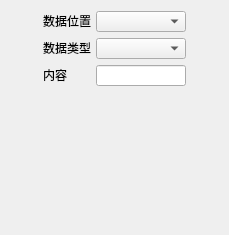
<?xml version="1.0" encoding="UTF-8"?>
<ui version="4.0">
 <class>Form</class>
 <widget class="QWidget" name="Form">
  <property name="geometry">
   <rect>
    <x>0</x>
    <y>0</y>
    <width>229</width>
    <height>235</height>
   </rect>
  </property>
  <property name="windowTitle">
   <string>Form</string>
  </property>
  <layout class="QVBoxLayout" name="verticalLayout">
   <item alignment="Qt::AlignHCenter">
    <widget class="QWidget" name="widget_11" native="true">
     <property name="sizePolicy">
      <sizepolicy hsizetype="Fixed" vsizetype="Fixed">
       <horstretch>0</horstretch>
       <verstretch>0</verstretch>
      </sizepolicy>
     </property>
     <property name="minimumSize">
      <size>
       <width>0</width>
       <height>21</height>
      </size>
     </property>
     <property name="maximumSize">
      <size>
       <width>16777215</width>
       <height>21</height>
      </size>
     </property>
     <layout class="QHBoxLayout" name="horizontalLayout_2">
      <property name="spacing">
       <number>3</number>
      </property>
      <property name="leftMargin">
       <number>0</number>
      </property>
      <property name="topMargin">
       <number>0</number>
      </property>
      <property name="rightMargin">
       <number>0</number>
      </property>
      <property name="bottomMargin">
       <number>0</number>
      </property>
      <item>
       <widget class="QLabel" name="label_serier_port_2">
        <property name="sizePolicy">
         <sizepolicy hsizetype="Fixed" vsizetype="Fixed">
          <horstretch>0</horstretch>
          <verstretch>0</verstretch>
         </sizepolicy>
        </property>
        <property name="minimumSize">
         <size>
          <width>50</width>
          <height>0</height>
         </size>
        </property>
        <property name="maximumSize">
         <size>
          <width>50</width>
          <height>16777215</height>
         </size>
        </property>
        <property name="text">
         <string>数据位置</string>
        </property>
       </widget>
      </item>
      <item>
       <widget class="ComboBox_IV" name="comboBox_data_pos">
        <property name="sizePolicy">
         <sizepolicy hsizetype="Fixed" vsizetype="Fixed">
          <horstretch>0</horstretch>
          <verstretch>0</verstretch>
         </sizepolicy>
        </property>
        <property name="minimumSize">
         <size>
          <width>90</width>
          <height>0</height>
         </size>
        </property>
        <property name="maximumSize">
         <size>
          <width>90</width>
          <height>16777215</height>
         </size>
        </property>
       </widget>
      </item>
     </layout>
    </widget>
   </item>
   <item alignment="Qt::AlignHCenter">
    <widget class="QWidget" name="widget_12" native="true">
     <property name="sizePolicy">
      <sizepolicy hsizetype="Fixed" vsizetype="Fixed">
       <horstretch>0</horstretch>
       <verstretch>0</verstretch>
      </sizepolicy>
     </property>
     <property name="minimumSize">
      <size>
       <width>0</width>
       <height>21</height>
      </size>
     </property>
     <property name="maximumSize">
      <size>
       <width>16777215</width>
       <height>21</height>
      </size>
     </property>
     <layout class="QHBoxLayout" name="horizontalLayout_18">
      <property name="spacing">
       <number>3</number>
      </property>
      <property name="leftMargin">
       <number>0</number>
      </property>
      <property name="topMargin">
       <number>0</number>
      </property>
      <property name="rightMargin">
       <number>0</number>
      </property>
      <property name="bottomMargin">
       <number>0</number>
      </property>
      <item>
       <widget class="QLabel" name="label_serier_baudrate_2">
        <property name="sizePolicy">
         <sizepolicy hsizetype="Fixed" vsizetype="Fixed">
          <horstretch>0</horstretch>
          <verstretch>0</verstretch>
         </sizepolicy>
        </property>
        <property name="minimumSize">
         <size>
          <width>50</width>
          <height>0</height>
         </size>
        </property>
        <property name="maximumSize">
         <size>
          <width>50</width>
          <height>16777215</height>
         </size>
        </property>
        <property name="text">
         <string>数据类型</string>
        </property>
       </widget>
      </item>
      <item>
       <widget class="ComboBox_IV" name="comboBox_data_type">
        <property name="sizePolicy">
         <sizepolicy hsizetype="Fixed" vsizetype="Fixed">
          <horstretch>0</horstretch>
          <verstretch>0</verstretch>
         </sizepolicy>
        </property>
        <property name="minimumSize">
         <size>
          <width>90</width>
          <height>0</height>
         </size>
        </property>
        <property name="maximumSize">
         <size>
          <width>90</width>
          <height>16777215</height>
         </size>
        </property>
       </widget>
      </item>
     </layout>
    </widget>
   </item>
   <item alignment="Qt::AlignHCenter">
    <widget class="QWidget" name="widget_15" native="true">
     <property name="sizePolicy">
      <sizepolicy hsizetype="Fixed" vsizetype="Fixed">
       <horstretch>0</horstretch>
       <verstretch>0</verstretch>
      </sizepolicy>
     </property>
     <property name="minimumSize">
      <size>
       <width>0</width>
       <height>21</height>
      </size>
     </property>
     <property name="maximumSize">
      <size>
       <width>16777215</width>
       <height>21</height>
      </size>
     </property>
     <layout class="QHBoxLayout" name="horizontalLayout_19">
      <property name="spacing">
       <number>3</number>
      </property>
      <property name="leftMargin">
       <number>0</number>
      </property>
      <property name="topMargin">
       <number>0</number>
      </property>
      <property name="rightMargin">
       <number>0</number>
      </property>
      <property name="bottomMargin">
       <number>0</number>
      </property>
      <item>
       <widget class="QLabel" name="label_serier_baudrate_4">
        <property name="sizePolicy">
         <sizepolicy hsizetype="Fixed" vsizetype="Fixed">
          <horstretch>0</horstretch>
          <verstretch>0</verstretch>
         </sizepolicy>
        </property>
        <property name="minimumSize">
         <size>
          <width>50</width>
          <height>0</height>
         </size>
        </property>
        <property name="maximumSize">
         <size>
          <width>50</width>
          <height>16777215</height>
         </size>
        </property>
        <property name="text">
         <string>内容</string>
        </property>
       </widget>
      </item>
      <item>
       <widget class="SimpleLineEdit1_IV" name="lineEdit_data">
        <property name="minimumSize">
         <size>
          <width>90</width>
          <height>0</height>
         </size>
        </property>
        <property name="maximumSize">
         <size>
          <width>90</width>
          <height>27</height>
         </size>
        </property>
       </widget>
      </item>
     </layout>
    </widget>
   </item>
   <item>
    <spacer name="verticalSpacer">
     <property name="orientation">
      <enum>Qt::Vertical</enum>
     </property>
     <property name="sizeHint" stdset="0">
      <size>
       <width>20</width>
       <height>40</height>
      </size>
     </property>
    </spacer>
   </item>
  </layout>
 </widget>
 <customwidgets>
  <customwidget>
   <class>SimpleLineEdit1_IV</class>
   <extends>QLineEdit</extends>
   <header>.component.line_edit</header>
  </customwidget>
  <customwidget>
   <class>ComboBox_IV</class>
   <extends>QComboBox</extends>
   <header>.component.component</header>
  </customwidget>
 </customwidgets>
 <resources/>
 <connections/>
</ui>
